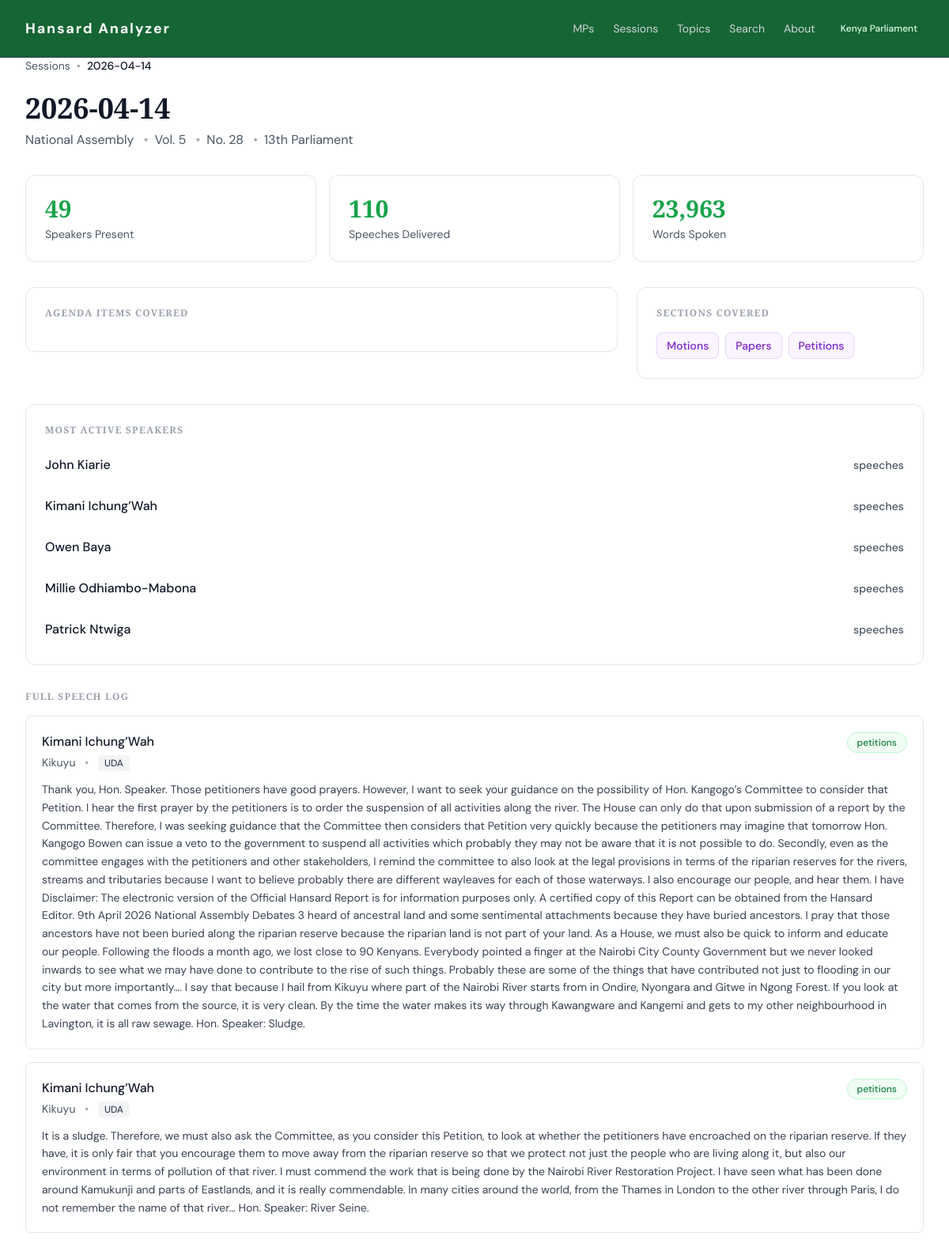
/sessions/1 (upper part), run on the app's committed database.
### tables this page shows
CREATE TABLE speeches (
    id              INTEGER PRIMARY KEY AUTOINCREMENT,
    session_id      INTEGER NOT NULL REFERENCES sessions(id),
    member_id       INTEGER NOT NULL REFERENCES members(id),
    section         TEXT,
    agenda_item     TEXT,
    content         TEXT NOT NULL,
    word_count      INTEGER,
    sentiment_score REAL,
    created_at      TEXT
);

CREATE TABLE members (
    id           INTEGER PRIMARY KEY AUTOINCREMENT,
    name         TEXT NOT NULL,
    constituency TEXT,
    party        TEXT,
    first_seen   TEXT,
    last_seen    TEXT
);

### routes/sessions.py (the view)
@sessions_bp.route("/<int:session_id>")
def session_detail(session_id):
    conn = get_connection()
    cursor = conn.cursor()
    cursor.execute("SELECT * FROM sessions WHERE id = ?", (session_id,))
    row = cursor.fetchone()
    if row is None:
        conn.close()
        abort(404)
    columns = [d[0] for d in cursor.description]
    session = dict(zip(columns, row))
    cursor.execute(
        """
        SELECT
            sp.id,
            sp.content,
            sp.word_count,
            sp.section,
            sp.agenda_item,
            sp.sentiment_score,
            m.name AS member_name,
            m.constituency,
            m.party,
            m.id AS member_id
        FROM speeches sp
        JOIN members m ON sp.member_id = m.id
        WHERE sp.session_id = ?
        ORDER BY sp.id ASC
        """,
        (session_id,),
    )
    columns = [d[0] for d in cursor.description]
    speeches = [dict(zip(columns, r)) for r in cursor.fetchall()]
    cursor.execute(
        """
        SELECT m.id, m.name, m.constituency, m.party, COUNT(sp.id) AS speech_count
        FROM speeches sp
        JOIN members m ON sp.member_id = m.id
        WHERE sp.session_id = ?
        GROUP BY m.id
        ORDER BY speech_count DESC
        """,
        (session_id,),
    )
    columns = [d[0] for d in cursor.description]
    speakers = [dict(zip(columns, r)) for r in cursor.fetchall()]
    sections = sorted(set(s["section"] for s in speeches if s["section"]))
    agenda_items = sorted(set(
        s["agenda_item"] for s in speeches if s["agenda_item"]
    ))
    total_speakers = len(speakers)
    total_words = sum(s["word_count"] for s in speeches if s["word_count"])
    top_speakers = speakers[:5]  # Top 5 speakers
    conn.close()
    return render_template(
        "session.html",
        session=session,
        speeches=speeches,
        top_speakers=top_speakers,
        total_speakers=total_speakers,
        total_words=total_words,
        sections=sections,
        agenda_items=agenda_items,
    )

### analyzer/database/seed.py (called while the page is built)
def get_connection(db_path: Path = DB_PATH) -> sqlite3.Connection:
    conn = sqlite3.connect(db_path)
    conn.execute("PRAGMA foreign_keys = ON")
    return conn

### templates/session.html (shortened to what this page needs)
{% extends "base.html" %}
{% block content %}
<div class="mb-6 flex items-center gap-2 text-sm">
    <a href="{{ url_for('sessions.session_list') }}" class="text-gray-600 hover:text-green-600 transition-colors">Sessions</a>
    <span class="text-gray-400">•</span>
    <span class="text-gray-900 font-medium">{{ session.date }}</span>
</div>
<div class="mb-8">
    <h1 class="font-serif text-3xl sm:text-4xl font-semibold text-gray-900 mb-2">{{ session.date }}</h1>
    <p class="text-gray-600 text-base">
        {{ session.chamber }}
        {% if session.volume %}<span class="text-gray-400 mx-2">•</span>Vol. {{ session.volume }}{% endif %}
        {% if session.issue %}<span class="text-gray-400 mx-2">•</span>No. {{ session.issue }}{% endif %}
        {% if session.parliament_number %}<span class="text-gray-400 mx-2">•</span>{{ session.parliament_number }}th Parliament{% endif %}
    </p>
</div>
<div class="grid grid-cols-1 sm:grid-cols-3 gap-4 mb-8">
    <div class="border border-gray-200 rounded-xl p-6 bg-white">
        <div class="flex items-baseline gap-2 mb-1">
            <div class="font-serif text-3xl font-semibold text-green-600">{{ total_speakers }}</div>
        </div>
        <div class="text-sm text-gray-600">Speakers Present</div>
    </div>
    <div class="border border-gray-200 rounded-xl p-6 bg-white">
        <div class="flex items-baseline gap-2 mb-1">
            <div class="font-serif text-3xl font-semibold text-green-600">{{ speeches|length }}</div>
        </div>
        <div class="text-sm text-gray-600">Speeches Delivered</div>
    </div>
    <div class="border border-gray-200 rounded-xl p-6 bg-white">
        <div class="flex items-baseline gap-2 mb-1">
            <div class="font-serif text-3xl font-semibold text-green-600">{{ "{:,}".format(total_words) }}</div>
        </div>
        <div class="text-sm text-gray-600">Words Spoken</div>
    </div>
</div>
<div class="grid grid-cols-1 lg:grid-cols-3 gap-6 mb-8">
    <div class="lg:col-span-2">
        <div class="border border-gray-200 rounded-xl p-6 bg-white">
            <h3 class="text-xs font-semibold uppercase tracking-widest text-gray-400 mb-4">Agenda Items Covered</h3>
        </div>
    </div>
    <div>
        <div class="border border-gray-200 rounded-xl p-6 bg-white">
            <h3 class="text-xs font-semibold uppercase tracking-widest text-gray-400 mb-4">Sections Covered</h3>
            <div class="flex flex-wrap gap-2">
                {% for section in sections %}
                <span class="inline-block px-3 py-1.5 bg-purple-50 border border-purple-200 text-purple-700 text-sm font-medium rounded-lg capitalize">
                    {{ section.lower() }}
                </span>
                {% endfor %}
            </div>
        </div>
    </div>
</div>
<div class="mb-8">
    <div class="border border-gray-200 rounded-xl p-6 bg-white">
        <h3 class="text-xs font-semibold uppercase tracking-widest text-gray-400 mb-4">Most Active Speakers</h3>
        <div class="space-y-3">
            {% for speaker in top_speakers %}
            <div class="flex items-center justify-between py-2">
                <a href="{{ url_for('members.mp_list') }}" class="text-gray-900 font-medium hover:text-green-600 transition-colors">{{ speaker.name }}</a>
                <span class="text-sm text-gray-600 font-medium">{{ speaker.count }} speech{{ 'es' if speaker.count != 1 else '' }}</span>
            </div>
            {% endfor %}
        </div>
    </div>
</div>
<div>
    <h3 class="text-xs font-semibold uppercase tracking-widest text-gray-400 mb-4">Full Speech Log</h3>
    {% if speeches %}
    <div class="space-y-4">
        {% for speech in speeches %}
        <div class="border border-gray-200 rounded-lg p-5 bg-white hover:shadow-md transition-shadow">
            <div class="flex items-start justify-between gap-3 mb-3 flex-wrap">
                <div>
                    <a href="{{ url_for('members.mp_scorecard', member_id=speech.member_id) }}"
                       class="font-medium text-gray-900 hover:text-green-600 transition-colors">
                        {{ speech.member_name }}
                    </a>
                    <div class="text-sm text-gray-600 mt-1">
                        {{ speech.constituency }}
                        <span class="mx-2 text-gray-400">•</span>
                        <span class="inline-block px-2 py-0.5 bg-gray-100 text-gray-700 rounded text-xs font-medium">{{ speech.party }}</span>
                    </div>
                </div>
                <span class="inline-block px-3 py-1 bg-green-50 border border-green-200 text-green-700 text-xs font-medium rounded-full whitespace-nowrap">
                    {{ speech.agenda_item if speech.agenda_item else (speech.section.lower() if speech.section else '') }}
                </span>
            </div>
            <p class="text-gray-700 leading-relaxed text-sm">{{ speech.content }}</p>
        </div>
        {% endfor %}
    </div>
    {% else %}
    <div class="text-center py-12 border border-gray-200 rounded-lg bg-gray-50">
        <p class="text-gray-600 text-sm">No speeches found for this session.</p>
    </div>
    {% endif %}
</div>
{% endblock %}

### templates/base.html (style rules this page uses)
body { font-family: 'DM Sans', sans-serif; }
h1, h2, h3, h4, h5, h6 { font-family: 'Spectral', serif; }

### data on the page
speeches: lower "Motions"
speeches: lower "Papers"
speeches: lower "Petitions", member_name "Kimani Ichung’Wah", constituency "Kikuyu", party "UDA", section "petitions", content "Thank you, Hon. Speaker. Those petitioners have good prayers. However, I want to seek your guidance on the possibility of Hon. Kangogo’s Committee to consider that Petition. I hear the first prayer by the petitioners is to order the suspension of all activities along the river. The House can only do that upon submission of a report by the Committee. Therefore, I was seeking guidance that the Committee then considers that Petition very quickly because the petitioners may imagine that tomorrow Hon. Kangogo Bowen can issue a veto to the government to suspend all activities which probably they may not be aware that it is not possible to do. Secondly, even as the committee engages with the…"
members: name "John Kiarie", count "es"
members: name "Kimani Ichung’Wah", count "es"
members: name "Owen Baya", count "es"
members: name "Millie Odhiambo-Mabona", count "es"
members: name "Patrick Ntwiga", count "es"
speeches: member_name "Kimani Ichung’Wah", constituency "Kikuyu", party "UDA", section "petitions", content "It is a sludge. Therefore, we must also ask the Committee, as you consider this Petition, to look at whether the petitioners have encroached on the riparian reserve. If they have, it is only fair that you encourage them to move away from the riparian reserve so that we protect not just the people who are living along it, but also our environment in terms of pollution of that river. I must commend the work that is being done by the Nairobi River Restoration Project. I have seen what has been done around Kamukunji and parts of Eastlands, and it is really commendable. In many cities around the world, from the Thames in London to the other river through Paris, I do not remember the name of that…"

### other printed values
{{ session.date }} "2026-04-14"
{{ session.chamber }} "National Assembly"
{{ session.volume }} "5"
{{ session.issue }} "28"
{{ session.parliament_number }} "13"
{{ total_speakers }} "49"
{{ speeches|length }} "110"
{{ "{:,}".format(total_words) }} "23,963"
